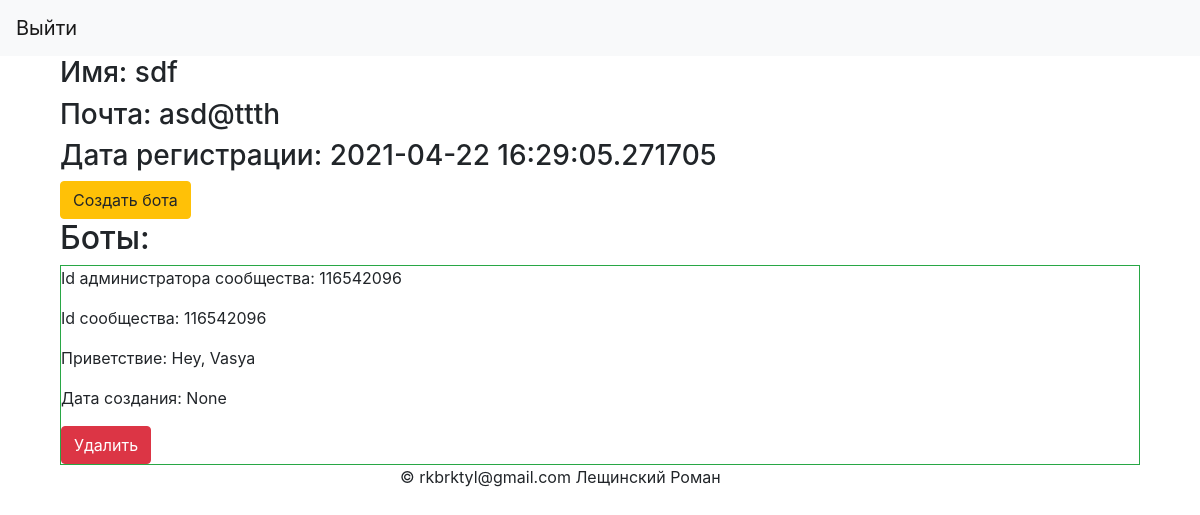
The page /profile (signed in) on the database as committed earlier.
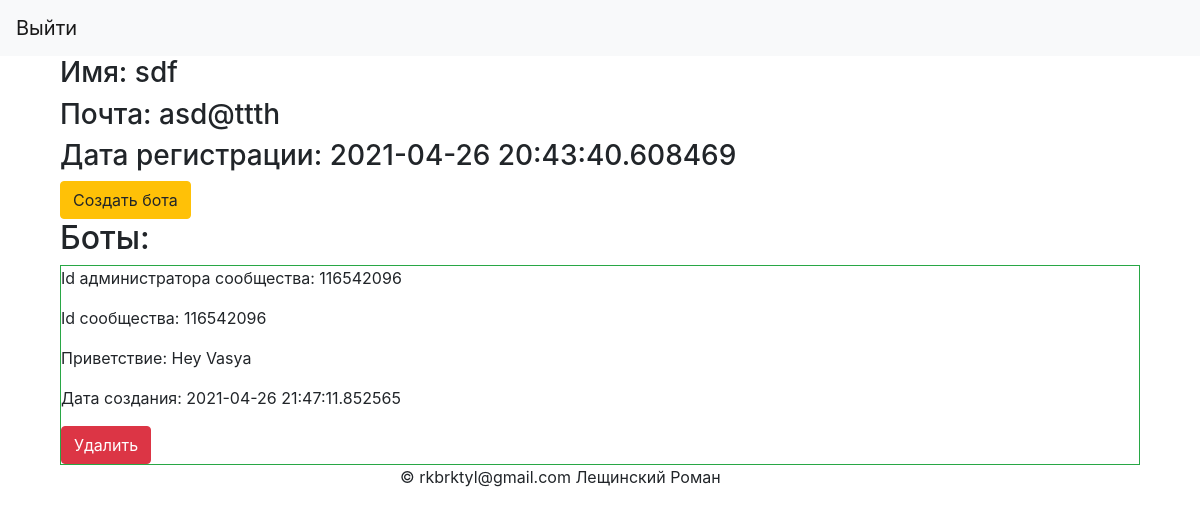
The same page on the database as committed later.
### data/users.py (models this page shows, shortened)
class User(SqlAlchemyBase, UserMixin, SerializerMixin):
    __tablename__ = 'users'
    id = sqlalchemy.Column(sqlalchemy.Integer,
                           primary_key=True, autoincrement=True)
    name = sqlalchemy.Column(sqlalchemy.String, nullable=True)
    email = sqlalchemy.Column(sqlalchemy.String, unique=True, nullable=True)
    hashed_password = sqlalchemy.Column(sqlalchemy.String, nullable=True)
    modified_date = sqlalchemy.Column(sqlalchemy.DateTime, default=datetime.datetime.now)

### data/vks.py (models this page shows)
class VkInfo(SqlAlchemyBase, SerializerMixin):
    __tablename__ = 'vk_info'
    id = sqlalchemy.Column(sqlalchemy.Integer,
                           primary_key=True, autoincrement=True)
    admin_id = sqlalchemy.Column(sqlalchemy.Integer)
    gr_id = sqlalchemy.Column(sqlalchemy.Integer)
    gr_token = sqlalchemy.Column(sqlalchemy.String)
    greetings = sqlalchemy.Column(sqlalchemy.String)
    plus_sub_count = sqlalchemy.Column(sqlalchemy.Integer, default=0)
    minus_sub_count = sqlalchemy.Column(sqlalchemy.Integer, default=0)
    created_date = sqlalchemy.Column(sqlalchemy.DateTime, default=datetime.datetime.now)
    user_id = sqlalchemy.Column(sqlalchemy.Integer, sqlalchemy.ForeignKey("users.id"))

### main.py (the view)
@app.route('/profile')
@login_required
def profile():
    db_sess = db_session.create_session()
    bots = db_sess.query(VkInfo).filter(VkInfo.user_id == current_user.id)
    print(bot_api.processes)
    return render_template('profile.html', title='Профиль', bots=bots)

### data/db_session.py (called while the page is built)
def create_session() -> Session:
    global __factory
    return __factory()

### main.py (called while the page is built)
@login_manager.user_loader
def load_user(user_id):
    db_sess = db_session.create_session()
    return db_sess.query(User).get(user_id)

### templates/profile.html
{% extends "index.html" %}
{% block inform %}
<h3>Имя: {{ current_user.name }}</h3>
<h3>Почта: {{ current_user.email }}</h3>
<h3>Дата регистрации: {{ current_user.modified_date }}</h3>
<a href="/new_form" class="btn btn-warning">Создать бота</a>
<h2>Боты:</h2>
{% for item in bots %}
    <div class="border border-success">
    <p>Id администратора сообщества: {{ item.admin_id }} </p>
    <p>Id сообщества: {{ item.admin_id }} </p>
    <p>Приветствие: {{ item.greetings }} </p>
    <p>Дата создания: {{ item.created_date }} </p>
    <a href="/bot_delete/{{ item.id }}" class="btn btn-danger">Удалить</a>
    </div>
{% endfor %}
{% endblock %}

### templates/index.html (shortened to what this page needs)
{% extends "base.html" %}
{% block content %}
    <main role="main" class="container">
        {% block inform %}{% endblock %}
    </main>
{% endblock %}

### templates/base.html (shortened to what this page needs)
<!DOCTYPE html>
<html lang="en">
<head>
    <link rel="stylesheet"
          href="https://stackpath.bootstrapcdn.com/bootstrap/4.4.1/css/bootstrap.min.css"
>
</head>
<body>
<nav class="navbar navbar-light bg-light">
        {% if current_user.is_authenticated %}
            <a class="navbar-brand" href="/logout">Выйти</a>
        {% else %}
            <p>
                <a class="btn btn-success" href="/login">Войти</a>
                <a class="btn btn-info" href="/register">Создать аккаунт</a>
            </p>
        {% endif %}
</nav>
<main role="main" class="container">
    {% block content %}{% endblock %}
</main>
<div id="basement" style="margin-left: 400px;">
    &copy; rkbrktyl@gmail.com Лещинский Роман
</div>
</body>
</html>

Rows that differ between the two databases and show on the page:
changed User "sdf": modified_date "2021-04-22 16:29:05.271705" → "2021-04-26 20:43:40.608469"
changed VkInfo: greetings "Hey, Vasya" → "Hey Vasya"; created_date "None" → "2021-04-26 21:47:11.852565"
